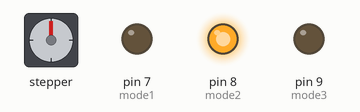
The sketch below on a simulated Arduino Mega 2560, built with avr-gcc and run on an emulated ATmega2560. Shown: stepper motor, output pins drawn as LEDs (lit = HIGH). Wiring (inferred from the names in the program): stepper motor driver (200 steps per turn assumed): step pin 10; direction pin 11. Pins used as bus, display or sensor lines are not drawn.

Above: at 0.15 s.
At 9.75 s:
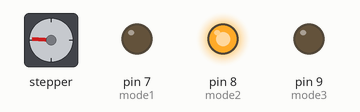
At 19.35 s:
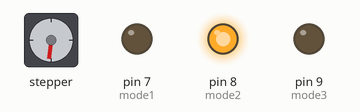
At 39.45 s:
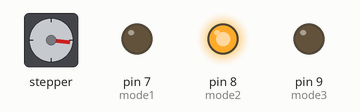
Timing chart, 0 to 40.0 s (numbered marks = the images above):
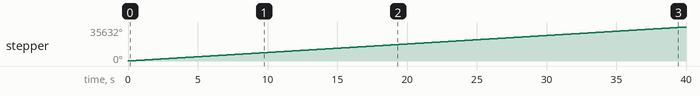

Measured:
- by itself, stepper: keeps turning clockwise at about 891°/s

The sketch:

motor_controller.ino
```cpp
  int mode1 = 7;
  int mode2 = 8;
  int mode3 = 9;
  int step = 10;
  int dir = 11;
void setup() {
  // put your setup code here, to run once:
  // pin numbers


  pinMode(mode1, OUTPUT);
  pinMode(mode2, OUTPUT);
  pinMode(mode3, OUTPUT);
  pinMode(step, OUTPUT);
  pinMode(dir, OUTPUT);

  // step size-- full step
  digitalWrite(mode1, LOW);
  digitalWrite(mode2, HIGH);
  digitalWrite(mode3, LOW);
  // down = LOW up = HIGH
  digitalWrite(dir, HIGH);


}

void loop() {
  // put your main code here, to run repeatedly:

  digitalWrite(step, HIGH);
  delay(1);
  digitalWrite(step, LOW);
  delay(1);
}
```
